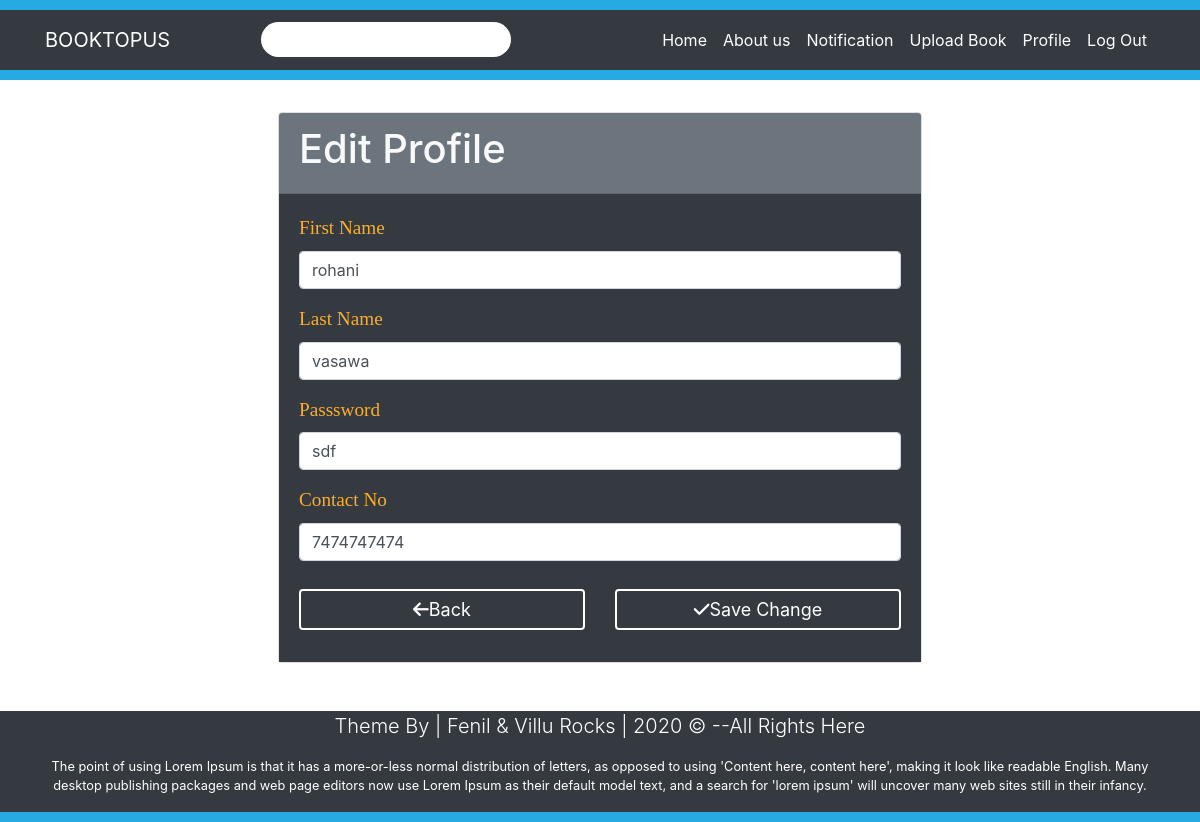
/edit_profile.php (signed in), run on the app's committed database.
### tables this page shows
CREATE TABLE `btp_users` (
  `user_id` bigint(20) NOT NULL,
  `id_no` bigint(20) NOT NULL,
  `first_name` varchar(20) NOT NULL,
  `last_name` varchar(20) NOT NULL,
  `user_contact` bigint(10) NOT NULL,
  `user_email` varchar(50) NOT NULL,
  `dept_id` bigint(15) NOT NULL,
  `user_password` varchar(20) NOT NULL,
  `user_type` enum('admin','student','professor') NOT NULL,
  `user_status` enum('active','deactive') NOT NULL
);

### edit_profile.php (the view, shortened to what this page needs)
<?php
    if(!isset($_SESSION['login_id']))
    {
        header("location:login.php");
    }
    else{
        include("Navbar.php");
        $user_id=$_SESSION['login_id'];
        $query="select first_name,last_name,user_password,user_contact from btp_users where id_no=$user_id";
        $result=mysqli_query($con,$query);
        while($row=mysqli_fetch_assoc($result))
        {
?>
<html>
    <head>
        <link rel="stylesheet" href="https://stackpath.bootstrapcdn.com/bootstrap/4.4.1/css/bootstrap.min.css"
>
        <link href="https://stackpath.bootstrapcdn.com/font-awesome/4.7.0/css/font-awesome.min.css" rel="stylesheet"
>
        <link rel="stylesheet" href="css/index.css" />
    </head>
    <body>
    <br>
        <section class="container py-2 mb-4">
        <div class="row">
            <div class="offset-lg-1 col-lg-10">
                <form action="include/edit_profile_process.php" method="POST" enctype="multipart/form-data">
                    <div class="card text-light" style="width: 70%;margin-left: auto;margin-right: auto;">
                        <div class="card-header bg-secondary">
                            <h1>Edit Profile</h1>
                        </div>
                        <div class="card-body bg-dark">
                            <div class="form-group">
                                <label for="UserId"><span class="FieldInfo">First Name</span></label>
                                <input class="form-control" type="text" name="firstname" value=<?php echo $row['first_name'] ?> id="t1"
                                    placeholder="Enter user id here">
                            </div>
                            <div class="form-group">
                                <label for="UserId"><span class="FieldInfo">Last Name</span></label>
                                <input class="form-control" type="text" name="lastname" value=<?php echo $row['last_name'] ?> id="t2"
                                    placeholder="Enter Book Title here">
                            </div>
                            <div class="form-group">
                                <label for="UserId"><span class="FieldInfo">Passsword</span></label>
                                <input class="form-control" type="text" name="password" value=<?php echo $row['user_password'] ?> id="t3"
                                    placeholder="Enter Book Author here">
                            </div>
                            <div class="form-group">
                                <label for="UserId"><span class="FieldInfo">Contact No</span></label>
                                <input class="form-control" type="text" name="contact" value=<?php echo $row['user_contact'] ?> id="t4"
                                    placeholder="Enter Book Publication here">
                            </div>
                            <div class="row">
                                <div class="col-lg-6">
                                    <a href="History.php" class="btn btn-warning btn-block"><i
                                            class="fas fa-arrow-left"></i>Back</a>
                                </div>
                                <div class="col-lg-6">
                                    <button type="submit" name="submit" class="btn btn-success btn-block"><i
                                            class="fas fa-check"></i>Save Change</button>
                                </div>
                            </div>
                        </div>
                    </div>
                </form>
            </div>
        </div>
    </section>
    <?php
        }
    }
    ?>
    </body>
    <?php
        include("Footer.php");
    ?>
</html>

### css/index.css (style rules this page uses)
.btn { width: 100%; background: none; border: 2px solid white; color: white; padding: 5px; font-size: 18px; cursor: pointer; margin: 12px 0; }
::placeholder { color: white; }
.FieldInfo { color: rgb(251, 174, 44); font-family:'Times New Roman', Times, serif; font-size: 1.2em; }

### data on the page
btp_users: firstname "rohani", lastname "vasawa", password "sdf", contact "7474747474"
